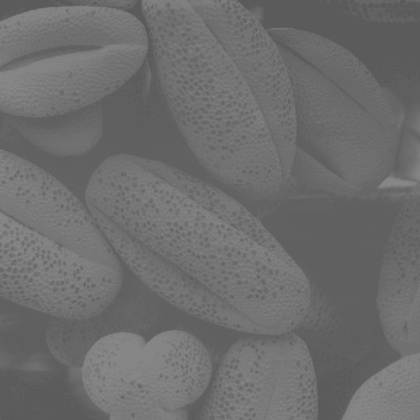
%> input picture Problem1/fig/Fig2.jpg, 420 x 420 px, shrunk from 500 x 500 before the run
$ octave histogramEqualization.m   (GNU Octave 9; MATLAB toolbox functions it lacks are replaced by stand-ins)
%> lines starting %> are read from the running program, lines starting %| are printed output that depends on the picture
close all; clc; clear;
% Input
% f1 = imread('../fig/Fig1.jpg');
f1 = imread('../fig/Fig2.jpg');
%> f1 is the input picture: size 420x420 uint8; min 87, max 138, mean 109.1
[height, width] = size(f1);
%> height = 420; width = 420
% Show the input images
figure('Name', 'Fig1');
imshow(f1);
% Question(a): Compute the Histogram
figure('Name', 'Compute the Histogram of Fig1');
imhist(f1);
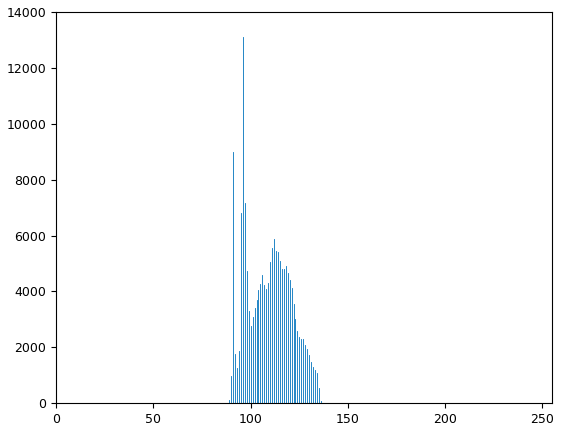
%> figure redrawn from the program's plot data; highest point at x = 96, y = 13093
%% Question(a): Computing the Histogram
% Perform pixel grayscale statistics
s = zeros(1, 256); % each grayscale is 256
for i = 1:height
    for j = 1:width
        s(f1(i,j)+1) = s(f1(i,j)+1)+1;
    end
end
%> after the loop, s = 256 values, max 13093 at index 97, min 0 at index 1, mean 689.1

figure('Name', 'Computing the Histogram');
bar(s)
xlim([0 256])
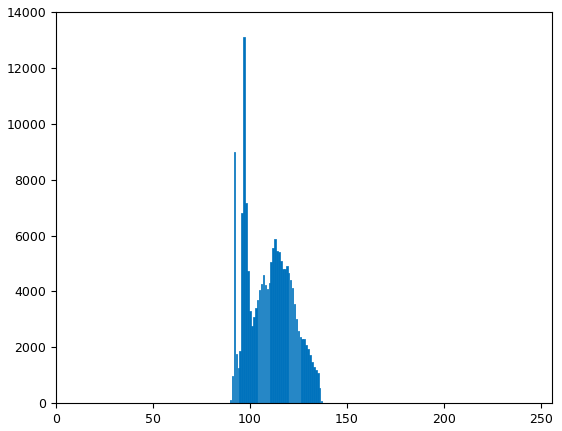
%> figure redrawn from the program's plot data; tallest bar 13093 high, from x = 96.6 to 97.4
% ylim([0 16000])

%% Question(b): Implement the histogram equalization technique.
% Calculate grayscale distribution density
p = zeros(1, 256);
for i = 1:256
    p(i) = s(i) / (height * width * 1.0);
end
%> after the loop, p = 256 values, max 0.0742 at index 97, min 0 at index 1, mean 0.00391

% Calculate the cumulative histogram distribution
c = zeros(1, 256);
c(1) = p(1);
for i = 2:256
    c(i) = c(i - 1) + p(i);
end
%> after the loop, c = 256 values from 0 to 1

% Cumulative histogram distribution is normalized from 0 to 255
c = uint8(255 .* c);
%> c = 256 values from 0 to 255

figure('Name', 'Transform Function'), plot(0:255, c), xlim([0,255]);
%> after `xlim([0,255])`:
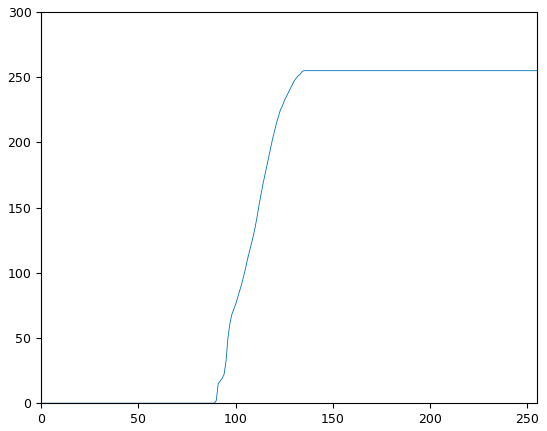
%> figure redrawn from the program's plot data; curve peaks at x = 135, y = 255

% Equalization
for i = 1:height
    for j = 1:width
        f1(i,j) = c(f1(i,j)+1);
    end
end
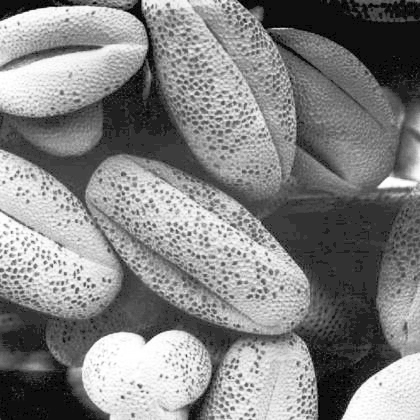
%> f1: size 420x420 uint8; min 0, max 255, mean 131.2
% Show the image after histogram normalization
figure('Name', 'Histogram Equalization for Fig1');
imshow(f1, []);
% Show the updated histogram
figure('Name', 'Histogram of Fig1 after Histogram Equalization');
% imhist(f1);
% Perform pixel grayscale statistics
s = zeros(1, 256); % each grayscale is 256
for i = 1:height
    for j = 1:width
        s(f1(i,j)+1) = s(f1(i,j)+1)+1;
    end
end
%> after the loop, s = 256 values, max 13093 at index 51, min 0 at index 2, mean 689.1

bar(s)
xlim([0 256])
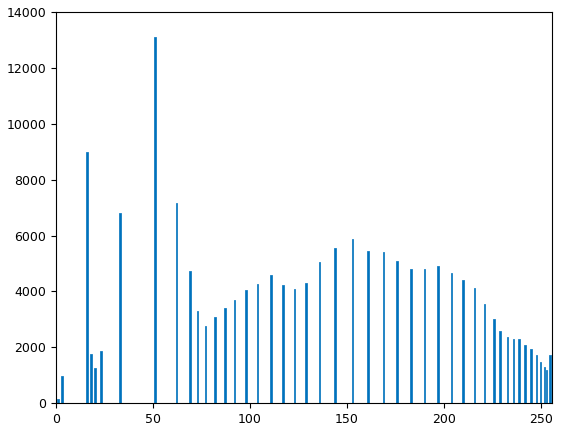
%> figure redrawn from the program's plot data; tallest bar 13093 high, from x = 50.6 to 51.4

$ run again, with Problem1/fig/Fig1.jpg copied over Problem1/fig/Fig2.jpg
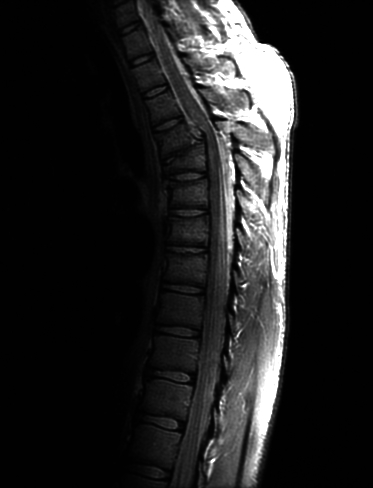
%> input picture Problem1/fig/Fig1.jpg, 373 x 488 px
%> f1 is the input picture: size 488x373 uint8; min 0, max 255, mean 32.6
%> `imhist(f1);`:
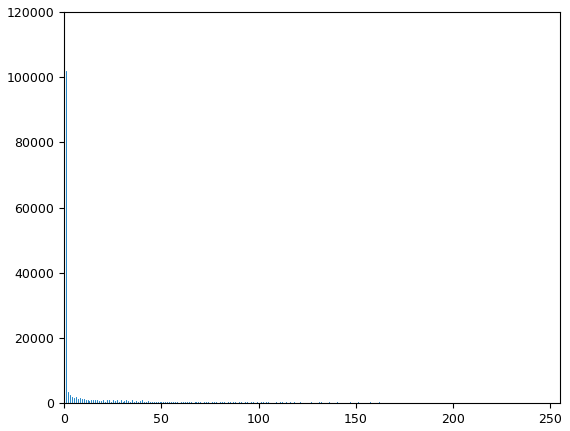
%> figure redrawn from the program's plot data; highest point at x = 1, y = 102029
%> after the loop `for i = 1:height`: s = 256 values, max 102029 at index 2, min 0 at index 256, mean 711
%> after the loop `for i = 1:256`: p = 256 values, max 0.561 at index 2, min 0 at index 256, mean 0.00391
%> after the loop `for i = 2:256`: c = 256 values from 0.0123 to 1
%> `c = uint8(255 .* c);`: c = 256 values from 3 to 255
%> after the loop `for i = 1:height`:
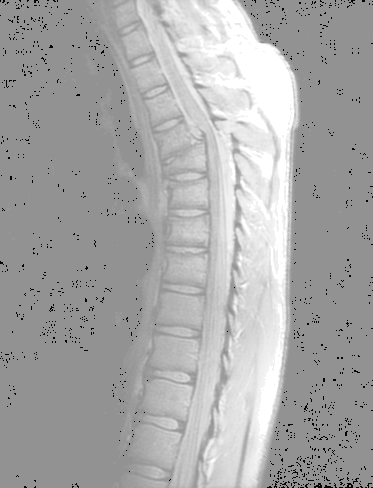
%> f1: size 488x373 uint8; min 3, max 255, mean 168
%> after the loop `for i = 1:height`: s = 256 values, max 102029 at index 147, min 0 at index 1, mean 711
